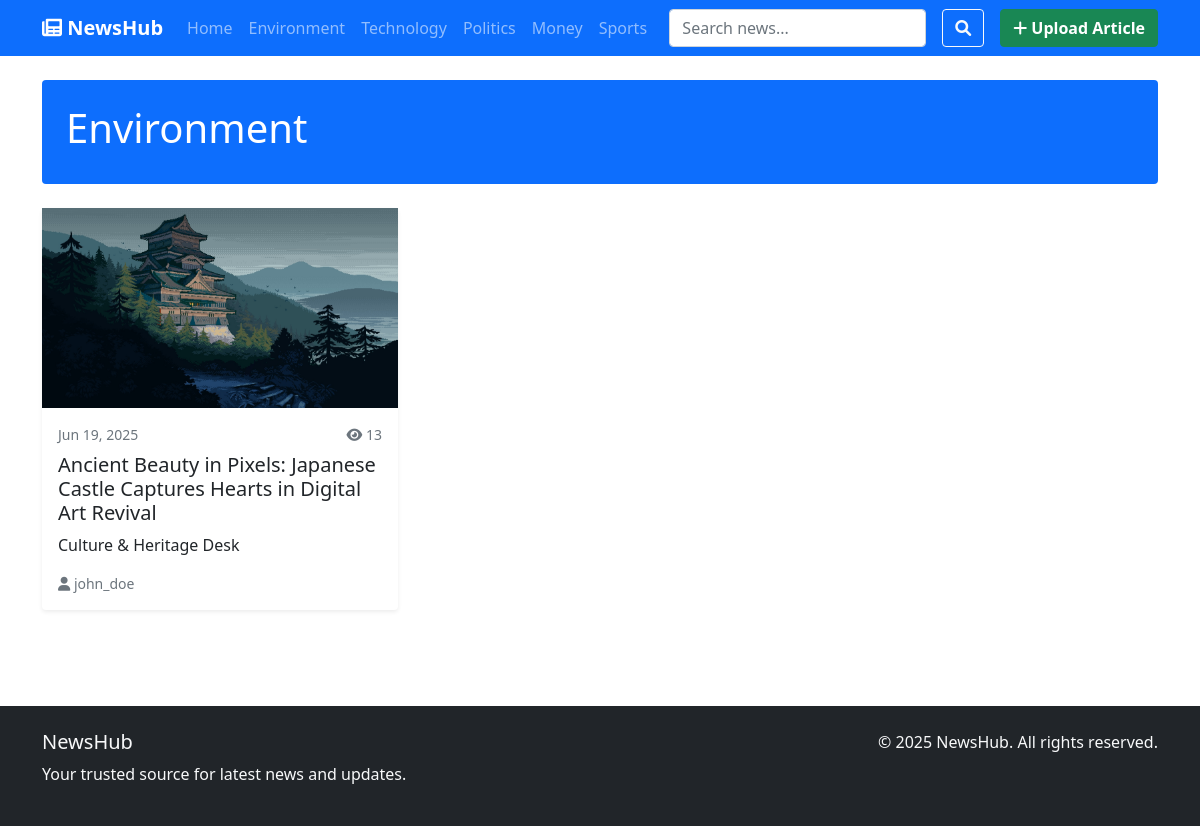
The page /category/1/ on the database as committed earlier.
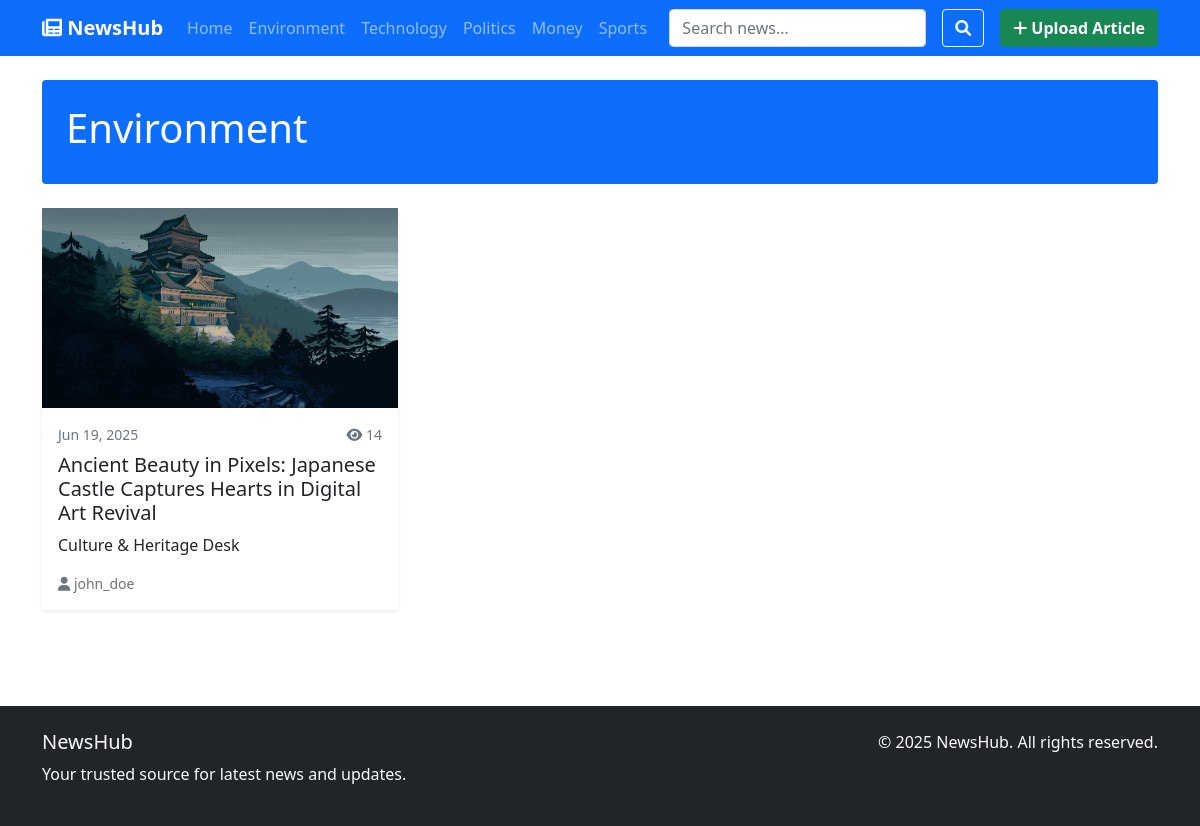
The same page on the database as committed later.
### news/models.py (models this page shows, shortened)
class Article(models.Model):
    STATUS_CHOICES = [
        ('draft', 'Draft'),
        ('published', 'Published'),
    ]
    title = models.CharField(max_length=200)
    slug = models.SlugField(max_length=200, unique=True)
    author = models.ForeignKey(User, on_delete=models.CASCADE, related_name='articles')
    category = models.ForeignKey(Category, on_delete=models.CASCADE, related_name='articles')
    content = models.TextField()
    excerpt = models.CharField(max_length=300, help_text="Brief description of the article")
    image = models.ImageField(upload_to='article_images/', blank=True, null=True, help_text="Upload an article image")
    status = models.CharField(max_length=10, choices=STATUS_CHOICES, default='draft')
    created_at = models.DateTimeField(auto_now_add=True)
    updated_at = models.DateTimeField(auto_now=True)
    published_at = models.DateTimeField(default=timezone.now)
    views = models.PositiveIntegerField(default=0)
    class Meta:
        ordering = ['-published_at']
    def get_absolute_url(self):
        return reverse('news:article_detail', kwargs={'slug': self.slug})

### news/views.py (the view)
# urls.py: path('category/<int:category_id>/', views.category_view, name='category'),
def category_view(request, category_id):
    category = get_object_or_404(Category, id=category_id)
    articles = Article.objects.filter(
        category=category,
        status='published'
    ).select_related('author')
    paginator = Paginator(articles, 6)  # 6 articles per page
    page_number = request.GET.get('page')
    page_obj = paginator.get_page(page_number)
    context = {
        'category': category,
        'articles': page_obj,
        'categories': Category.objects.all(),
    }
    return render(request, 'news/category.html', context)

### news/context_processors.py (called while the page is built)
def categories_processor(request):
    return {'categories': Category.objects.all()}

### news/models.py (called while the page is built)
    def get_absolute_url(self):
        return reverse('news:category', kwargs={'category_id': self.pk})

### news/templates/news/category.html (shortened to what this page needs)
{% extends 'news/base.html' %}
{% load static %}
{% block content %}
<div class="container">
    <div class="row mb-4">
        <div class="col-12">
            <div class="bg-primary text-white p-4 rounded">
                <h1 class="mb-2">{{ category.name }}</h1>
            </div>
        </div>
    </div>
    <div class="row">
        {% for article in articles %}
        <div class="col-lg-4 col-md-6 mb-4">
            <div class="card h-100 border-0 shadow-sm">
                {% if article.image %}
                <img src="{{ article.image.url }}" alt="{{ article.title }}">
                {% else %}
                <img src="{% static 'default.png' %}" alt="No image available">
                {% endif %}
                <div class="card-body d-flex flex-column">
                    <div class="d-flex justify-content-between align-items-center mb-2">
                        <small class="text-muted">{{ article.published_at|date:"M d, Y" }}</small>
                        <small class="text-muted">
                            <i class="fas fa-eye"></i> {{ article.views }}
                        </small>
                    </div>
                    <h5 class="card-title">
                        <a href="{{ article.get_absolute_url }}" class="text-decoration-none text-dark">
                            {{ article.title }}
                        </a>
                    </h5>
                    <p class="card-text flex-grow-1">{{ article.excerpt }}</p>
                    <small class="text-muted mt-auto">
                        <i class="fas fa-user"></i> {{ article.author.username }}
                    </small>
                </div>
            </div>
        </div>
        {% endfor %}
    </div>
</div>
{% endblock %}

Rows that differ between the two databases and show on the page:
changed Article "Ancient Beauty in Pixels: Japanese Castle Captures Hearts in Digital Art Revival": views "13" → "14"
